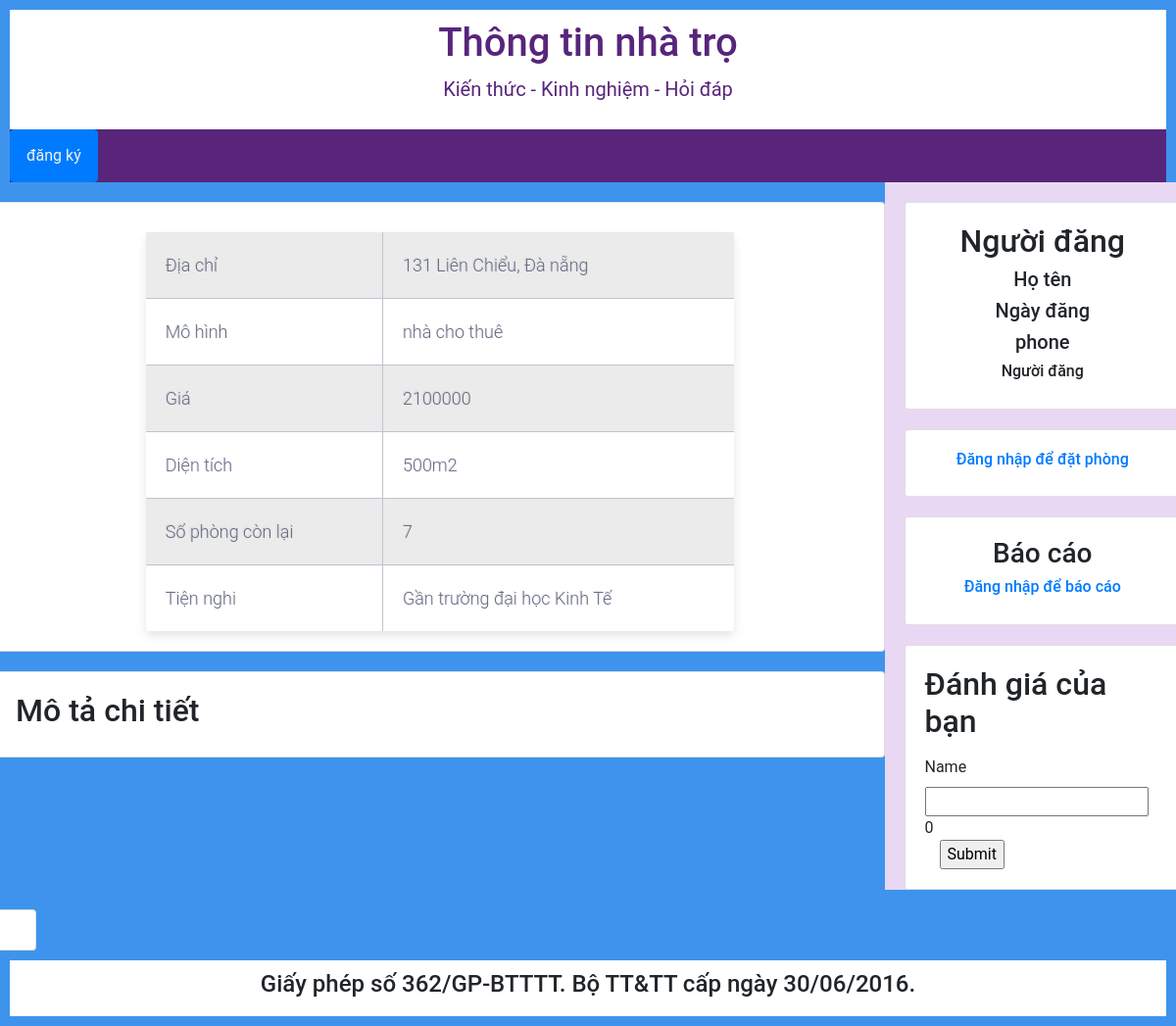
/detail_motel.php?item=3 (signed in), run on the app's committed database.
### tables this page shows
CREATE TABLE `detail_motel` (
  `id` int(11) NOT NULL,
  `address` varchar(255) NOT NULL,
  `paradigm` varchar(30) NOT NULL,
  `price` float NOT NULL,
  `S` varchar(20) NOT NULL,
  `empty_room` varchar(10) NOT NULL,
  `conven` varchar(100) NOT NULL,
  `id_motel` int(11) NOT NULL,
  `khuvuc` varchar(30) NOT NULL,
  `img` varchar(30) NOT NULL,
  `name` varchar(30) NOT NULL,
  `type` varchar(20) NOT NULL,
  `lat` float(10,6) NOT NULL,
  `lng` float(10,6) NOT NULL
);

### detail_motel.php (the view, shortened to what this page needs)
<?php
     $connect = mysqli_connect("localhost","root","","chatapp")
or die("Can not connect database");
   $sql="SELECT * FROM detail_motel WHERE id_motel=".$_GET['item']."  ";
$ketqua=mysqli_query($connect,$sql);
$row=mysqli_fetch_array($ketqua);
  ?>
<!DOCTYPE html>
<html>
<head>
<link rel="stylesheet" href="//netdna.bootstrapcdn.com/font-awesome/4.2.0/css/font-awesome.min.css">
<link rel='stylesheet prefetch' href='https://netdna.bootstrapcdn.com/font-awesome/3.2.1/css/font-awesome.css'>
 <link rel="stylesheet" href="https://stackpath.bootstrapcdn.com/bootstrap/4.4.0/css/bootstrap.min.css">
    <link rel="stylesheet" href="https://cdnjs.cloudflare.com/ajax/libs/rateYo/2.3.2/jquery.rateyo.min.css">
</head>
</head>
<body>
<div class="header">
  <h1>Thông tin nhà trọ </h1>
  <p>Kiến thức - Kinh nghiệm - Hỏi đáp</p>
</div>
<div class="topnav">
  <?php  echo "<p ><a class='btn btn-primary' href='dangkyphong.php?item=$row[id_motel]'>đăng ký</a></p>"; ?>
</div>
<div class="row">
  <div class="leftcolumn">
    <div class="card">
      <div class="table-title">
</div>
<table class="table-fill">
<tbody class="table-hover">
 <tr>
<td class="text-left">Địa chỉ</td>
<td class="text-left"><?php echo"$row[address]" ?></td>
</tr>
<tr>
<td class="text-left">Mô hình</td>
<td class="text-left"><?php echo"$row[paradigm]" ?></td>
</tr>
<tr>
<td class="text-left">Giá</td>
<td class="text-left"><?php echo"$row[price]" ?></td>
</tr>
<tr>
<td class="text-left">Diện tích</td>
<td class="text-left"><?php echo"$row[S]" ?></td>
</tr>
<tr>
<td class="text-left">Số phòng còn lại</td>
<td class="text-left"><?php echo"$row[empty_room]" ?></td>
</tr>
<tr>
<td class="text-left">Tiện nghi</td>
<td class="text-left"><?php echo"$row[conven]" ?></td>
</tr>
</tbody>
</table>
    </div>
    <div class="card">
      <h2>Mô tả chi tiết</h2>
    </div>
  </div>
  <div class="rightcolumn">
    <div class="card">
      <h2 ><center>Người đăng</center></h2>
      <h5 ><center>Họ tên</center></h5>
      <h5 ><center>Ngày đăng</center></h5>
      <h5 ><center>phone</center></h5>
      <h6 ><center>Người đăng</center></h6>
    </div>
    <div class="card">
      <center><a href=""><h6>Đăng nhập để đặt phòng</h6></a></center>
    </div>
    <div class="card">
      <center><h3>Báo cáo</h3></center>
      <center><a href=""><h6>Đăng nhập để báo cáo</h6></a></center>
    </div>
    <div class="card">
      <h2>Đánh giá của bạn</h2>
<div class="stars">
<div class="container">
    <div class="row">
<form action="" method="post">
    <div>
         <label>Name</label>
        <input type="text" name="name">
    </div>
    <span class='result'>0</span>
    </div>
    <div><input type="submit" name="add"> </div>
</div>
</div>
</div>
    </div>
    <div class="card">
    </div>
  </div>
<div class="footer">
  <h4>Giấy phép số 362/GP-BTTTT. Bộ TT&TT cấp ngày 30/06/2016.</h4>
</div>
</body>
</html>

### detail_motel.php (style rules this page uses)
* { box-sizing: border-box; }
body { font-family: Arial; padding: 10px; background: #e9d8f4; }
.header { padding: 10px; text-align: center; background: white; color: #58257b; }
.header h1 { font-size: 40px; }
.header p { font-size: 20px; }
.topnav { overflow: hidden; background-color: #58257b; }
.topnav a { float: left; display: block; color: #f2f2f2; text-align: center; padding: 14px 16px; text-decoration: none; }
.leftcolumn { float: left; width: 75%; }
.rightcolumn { float: left; width: 25%; background-color: #e9d8f4; padding-left: 20px; }
.card { background-color: white; padding: 20px; margin-top: 20px; }
.row:after { content: ""; display: table; clear: both; }
.footer { padding: 10px; text-align: center; background: white; margin-top: 10px; }
div.stars { width: 270px; display: inline-block; }
body { background-color: #3e94ec; font-family: "Roboto", helvetica, arial, sans-serif; font-size: 16px; font-weight: 400; text-rendering: optimizeLegibility; }
div.table-title { display: block; margin: auto; max-width: 600px; padding:5px; width: 100%; }
.table-fill { background: white; border-radius:3px; border-collapse: collapse; height: 320px; margin: auto; max-width: 600px; padding:5px; width: 100%; box-shadow: 0 5px 10px rgba(0, 0, 0, 0.1); animation: float 5s infinite; }
tr { border-top: 1px solid #C1C3D1; border-bottom-: 1px solid #C1C3D1; color:#666B85; font-size:16px; font-weight:normal; text-shadow: 0 1px 1px rgba(256, 256, 256, 0.1); }
tr:first-child { border-top:none; }
tr:last-child { border-bottom:none; }
tr:nth-child(odd) td { background:#EBEBEB; }
tr:last-child td:first-child { border-bottom-left-radius:3px; }
tr:last-child td:last-child { border-bottom-right-radius:3px; }
td { background:#FFFFFF; padding:20px; text-align:left; vertical-align:middle; font-weight:300; font-size:18px; text-shadow: -1px -1px 1px rgba(0, 0, 0, 0.1); border-right: 1px solid #C1C3D1; }
td:last-child { border-right: 0px; }
td.text-left { text-align: left; }

### data on the page
detail_motel: address "131 Liên Chiểu, Đà nẵng", paradigm "nhà cho thuê", price "2100000", S "500m2", empty_room "7", conven "Gần trường đại học Kinh Tế"
